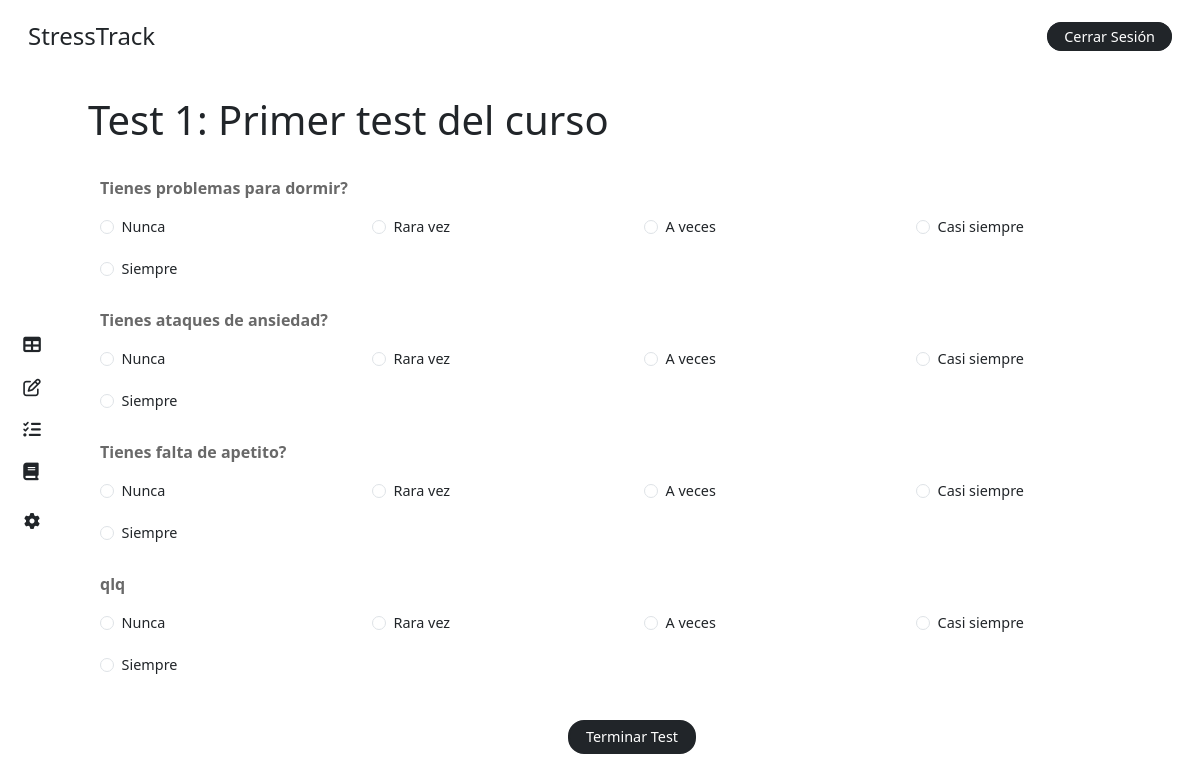
Screenshot of /test/1/ (signed in) with the database file from the repository.
### stress/models.py (models this page shows, shortened)
class Test(models.Model):
    title = models.CharField(max_length=255)
    Team = models.ManyToManyField(Team, related_name='tests')

class Question(models.Model):
    description = models.CharField(max_length=255)
    test = models.ForeignKey(Test, on_delete=models.CASCADE, related_name='questions')

### stress/views.py (the view, shortened to what this page needs)
# urls.py: path('test/<int:test_id>/', views.test, name = 'test'),
@login_required
def test(request, test_id):
    test = get_object_or_404(Test, id = test_id)
    questions = test.questions.all()
    context = {
        'role': request.user.role,
        'questions': questions,
        'test': test,
        'opts': Option.choices
    }
    return render(request, 'test/test_exe.html', context)

### stress/templates/test/test_exe.html (shortened to what this page needs)
{% extends "base/dashboard_base.html" %}
{% block content %}
{% include "elements/dashboard_sidebar.html" with role=role %}
<main class="main container p-4">
    <h1 class="">{{ test.title }}</h1>
    <form id="test-form" method="POST" class="container my-4">
        {% for question in questions %}
            <label class="fw-semibold my-2 text-title-gris">
                {{ question.description }}
            </label>
            <div class="row mt-2">
                {% for option_value, option_label in opts %}
                    <div class="col-12 col-sm-6 col-md-4 col-lg-3 mb-3">
                        <div class="form-check fs-7">
                            <input class="form-check-input" type="radio"
                                   name="question_{{ question.id }}"
                                   value="{{ option_value }}"
                                   id="option_{{ question.id }}_{{ option_value }}">
                            <label class="form-check-label" for="option_{{ question.id }}_{{ option_value }}">
                                {{ option_label }}
                            </label>
                        </div>
                    </div>
                {% endfor %}
            </div>
        {% endfor%}
        <div class="text-center pt-4">
            <button type="submit" class="text-white text-decoration-none fs-7 py-1 bg-dark px-3 border border-2 border-dark rounded-4">Terminar Test</button>
        </div>
    </form>
</main>
{% endblock %}

### stress/static/css/main.css (style rules this page uses)
body { height: 100vh; margin: 0; padding: 0; display: grid; grid-template-columns: 4rem 1fr; grid-template-rows: 4.5rem 1fr; grid-template-areas: "header header" "side main"; gap: 0; background-color: white; }
.main { grid-area: main; overflow-y: auto; }
.fs-7 { font-size: .9rem; }
.text-title-gris { color: #696969; }

### rows the page displays
Test: title "Test 1: Primer test del curso"
Question: description "Tienes problemas para dormir?", opts "Nunca" "Rara vez" "A veces" "Casi siempre" "Siempre"
Question: description "Tienes ataques de ansiedad?", opts "Nunca" "Rara vez" "A veces" "Casi siempre" "Siempre"
Question: description "Tienes falta de apetito?", opts "Nunca" "Rara vez" "A veces" "Casi siempre" "Siempre"
Question: description "qlq", opts "Nunca" "Rara vez" "A veces" "Casi siempre" "Siempre"
